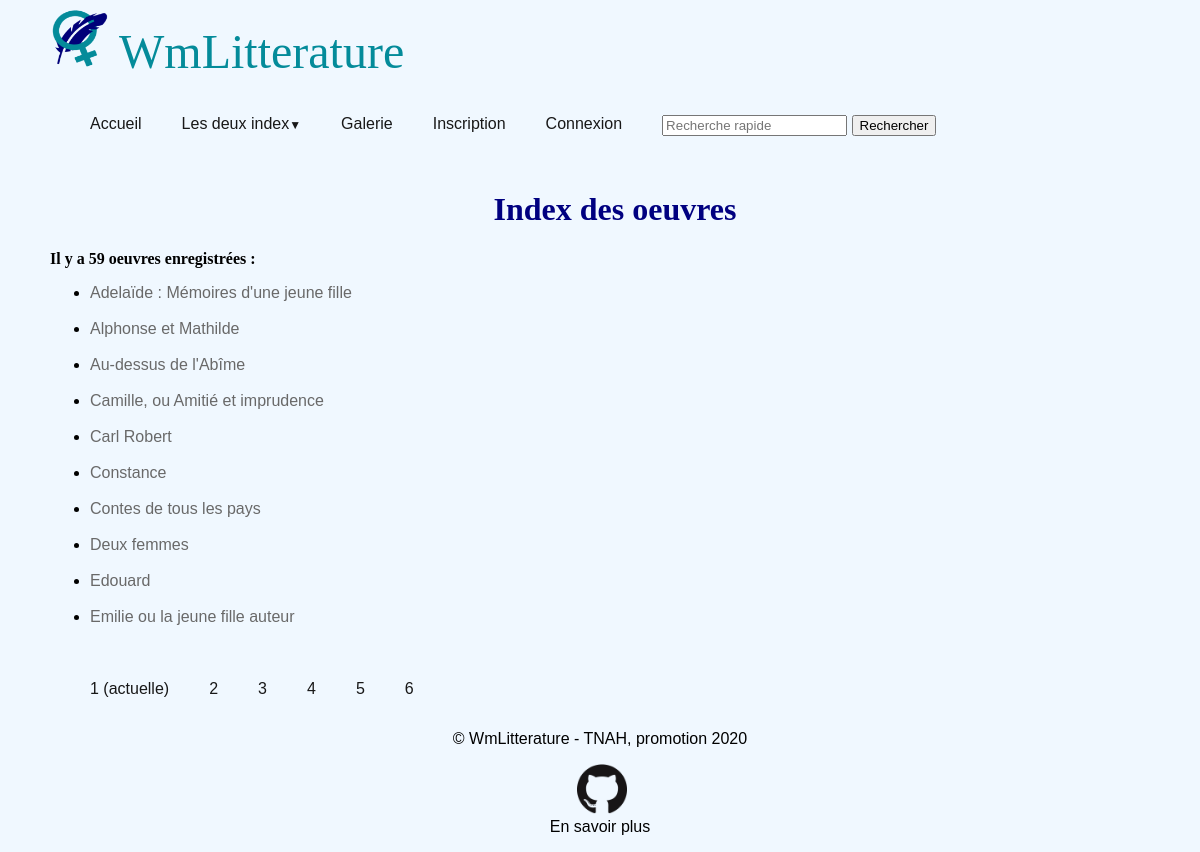
/index_oeuvres, run on the app's committed database.
### app/modeles/donnees.py (models this page shows, shortened)
class Oeuvres_principales(db.Model):
    __tablename__ = "oeuvres_principales"
    id_oeuvre = db.Column(db.Integer, unique=True, nullable=False, primary_key=True, autoincrement=True)
    titre = db.Column(db.Text)
    date_premiere_pub = db.Column(db.Text)
    editeur = db.Column(db.Text)
    lieu_publication = db.Column(db.Text)
    nombre_pages = db.Column(db.Text)
    resume = db.Column(db.Text)
    oeuvres_principales_id_femmme = db.Column(db.Integer, db.ForeignKey('femme_de_lettres.id_femme'))
    authorships_oeuvres_principales = db.relationship("Authorship_oeuvres_principales", back_populates="oeuvres_principales_oeuvres_principales")

### app/routes/routes.py (the view)
@app.route("/index_oeuvres")
def index_oeuvres() :
    titre="index_oeuvres"
    oeuvres = Oeuvres_principales.query.all()
    if len(oeuvres) == 0:
        return render_template("pages/index_oeuvres.html", oeuvres=oeuvres, titre=titre)
    else :
        page = request.args.get("page", 1)
        if isinstance(page, str) and page.isdigit():
            page = int(page)
        else:
            page = 1
    oeuvres = Oeuvres_principales.query.order_by(Oeuvres_principales.titre
            ).paginate(page=page, per_page=resultats_par_page)
    return render_template("pages/index_oeuvres.html", nom="WmLitterature", oeuvres=oeuvres, titre=titre)

### app/templates/pages/index_oeuvres.html (shortened to what this page needs)
{% extends "conteneur.html" %}
{% block corps %}
    <header>
        <h1 id="titre1">Index des oeuvres</h1>
    </header>
    {% if oeuvres %}
    <h2 id="titre2">Il y a {{oeuvres.total}} oeuvres enregistrées :</h2>
    <ul>
        {% for oeuvre in oeuvres.items %}
        <li><a href="{{url_for('oeuvre', id_oeuvre=oeuvre.id_oeuvre)}}">{{oeuvre.titre}}</a></li><br/>
        {% endfor %}
    </ul>
    <nav >
        <ul class="ul_page">
            {% for page in oeuvres.iter_pages() %}
            {% if page %}
                    {% if page != oeuvres.page %}
                    <li class="li_page">
                        <a class="a_page" href="{{ url_for('index_oeuvres', page=page) }}">{{page}}</a>
                    </li class="li_page">
                    {% else %}
                    <li class="li_page">
                        <a class="a_page">{{page}} <span>(actuelle)</span></a>
                    </li>
                    {% endif %}
            {% else %}
                <li>
                  <a>...</a>
                </li>
            {% endif %}
        {% endfor %}
      </ul>
    </nav>
    {% else %}
    <div>
    	<p>La base de données est en cours de constitution.</p>
    </div>
    {% endif %}
{% endblock %}

### app/static/css/css.css (style rules this page uses)
body { font-family: Arial, sans-serif; background-color: #F0F8FF; }
#titre1 { font-family: serif; font-size: 2em; color:#000080; text-align: center; }
#titre2 { font-family: serif; font-size: 1em; }
a { text-decoration: none; color: #696969; }
nav ul { list-style-type: none; display: flex; }
nav li { margin-right: 40px; margin-top: 20px; position: relative; }
nav a { font-size: 1em; color: #181818; padding-bottom: 3px; text-decoration: none; }

### data on the page
Oeuvres_principales: titre "Adelaïde : Mémoires d'une jeune fille"
Oeuvres_principales: titre "Alphonse et Mathilde"
Oeuvres_principales: titre "Au-dessus de l'Abîme"
Oeuvres_principales: titre "Camille, ou Amitié et imprudence"
Oeuvres_principales: titre "Carl Robert"
Oeuvres_principales: titre "Constance"
Oeuvres_principales: titre "Contes de tous les pays"
Oeuvres_principales: titre "Deux femmes"
Oeuvres_principales: titre "Edouard"
Oeuvres_principales: titre "Emilie ou la jeune fille auteur"

### other printed values
{{ oeuvres.total }} "59"
{{ page }} "1"
{{ page }} "2" "3" "4" "5" "6"
